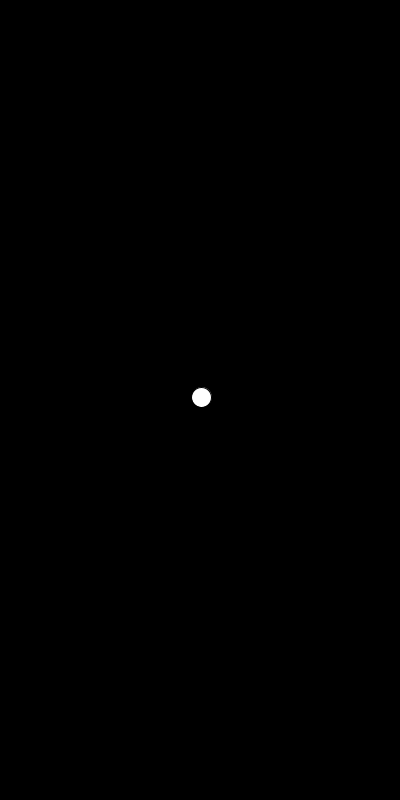
Frame 1 (no input)
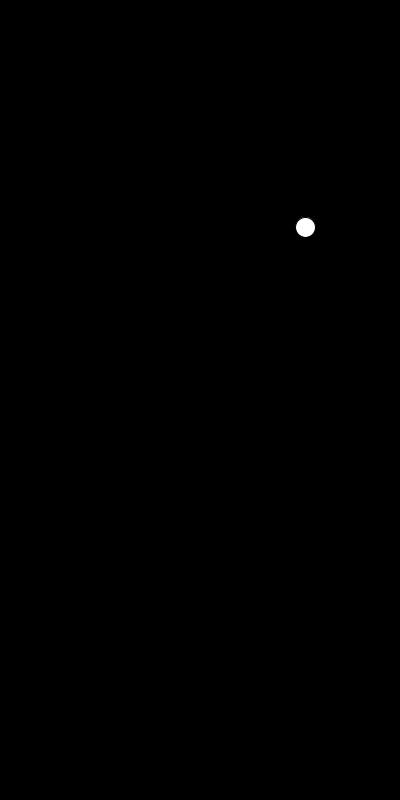
Frame 60 (the mouse pressed at the canvas centre just before this capture)
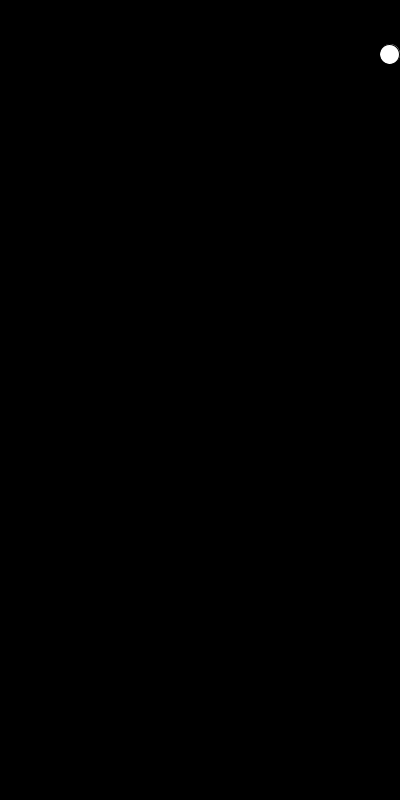
Frame 120 (the mouse held since frame 60 and released just before this capture)

The Processing sketch that drew these frames (run headless with seeded random() and noise(); from frame 60 on, the mouse is pressed at the canvas centre):

// Processing sketch: ex_02_bouncing_lines
// ── ex_02_bouncing_lines.pde
// cycling motion from session-02/demo_04_types_of_motion

// We'll need lots of arrays!

// Goal: mobile webs

// location
float x;
float y;

// speed
float vx;
float vy;

void setup() {
  size(400, 800);
  
  x = width/2;
  y = height/2;
  
  vx = random(-2, 2) * 3;
  vy = random(-2, 2) * 3;
}

void draw() {
  background(0);

  //// Bouncing
  x = x + vx;
  if (x > width || x < 0) {
    vx = -vx;
  }

  y = y + vy;
  if (y > height || y < 0) {
    vy = -vy;
  }

  ellipse(x, y, 20, 20);
}
